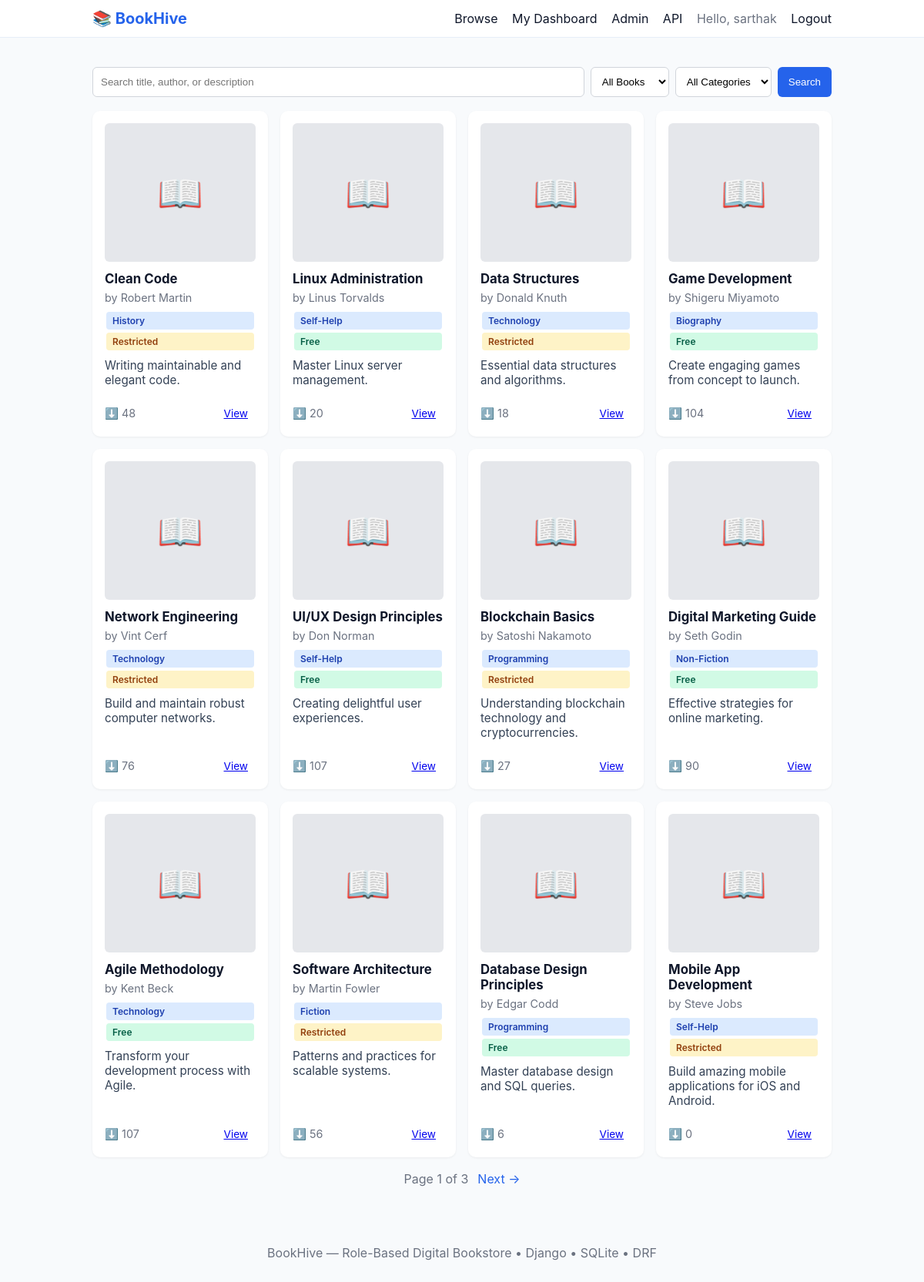
The app's page / (signed in) with its own data.
### store/models.py (models this page shows, shortened)
class Book(models.Model):
    ACCESS_CHOICES = [
        ('free', 'Free'),
        ('restricted', 'Restricted'),
    ]
    title = models.CharField(max_length=255)
    author = models.CharField(max_length=255)
    description = models.TextField(blank=True)
    category = models.ForeignKey(Category, on_delete=models.SET_NULL, null=True, blank=True, related_name='books')
    cover = models.ImageField(upload_to='books/covers/', null=True, blank=True)
    pdf = models.FileField(upload_to='books/pdfs/', null=True, blank=True, help_text='Upload PDF file')
    access_type = models.CharField(max_length=20, choices=ACCESS_CHOICES, default='free')
    downloads = models.PositiveIntegerField(default=0)
    price = models.DecimalField(max_digits=8, decimal_places=2, default=0.00)
    stock = models.PositiveIntegerField(default=0)
    file = models.FileField(upload_to='books/files/', null=True, blank=True)  # old field, use pdf now
    created_at = models.DateTimeField(auto_now_add=True)
    updated_at = models.DateTimeField(auto_now=True)
    class Meta:
        ordering = ['-created_at']

class Category(models.Model):
    name = models.CharField(max_length=100, unique=True)
    slug = models.SlugField(max_length=100, unique=True)
    class Meta:
        verbose_name_plural = "Categories"

### store/views.py (the view)
# urls.py: path('', views.book_list, name='book_list'),
def book_list(request):
    q = request.GET.get('q', '')
    access_filter = request.GET.get('access', '')
    category_filter = request.GET.get('category', '')
    qs = Book.objects.select_related('category').all()
    if q:
        qs = qs.filter(Q(title__icontains=q) | Q(author__icontains=q) | Q(description__icontains=q))
    if access_filter in ['free', 'restricted']:
        qs = qs.filter(access_type=access_filter)
    if category_filter:
        qs = qs.filter(category__slug=category_filter)
    categories = Category.objects.all()
    paginator = Paginator(qs, 12)
    page_number = request.GET.get('page')
    page_obj = paginator.get_page(page_number)
    return render(request, 'store/book_list.html', {
        'page_obj': page_obj,
        'q': q,
        'access_filter': access_filter,
        'category_filter': category_filter,
        'categories': categories,
    })

### templates/store/book_list.html (shortened to what this page needs)
{% extends 'base.html' %}
{% block content %}
  <div class="search-row">
    <form method="get" action="" class="search-form">
      <input name="q" placeholder="Search title, author, or description" value="{{ q }}" class="search-input">
      <select name="access" class="filter-select">
        <option value="">All Books</option>
      </select>
      <select name="category" class="filter-select">
        <option value="">All Categories</option>
      </select>
      <button type="submit" class="btn">Search</button>
    </form>
  </div>
  <div class="grid">
    {% for book in page_obj.object_list %}
      <article class="card">
        {% if book.cover %}
          <img src="{{ book.cover.url }}" alt="{{ book.title }}" class="book-cover">
        {% else %}
          <div class="book-cover-placeholder">📖</div>
        {% endif %}
        <h3 class="card-title"><a href="{% url 'book_detail' book.pk %}">{{ book.title }}</a></h3>
        <p class="card-meta">by {{ book.author }}</p>
        {% if book.category %}
          <span class="badge badge-category">{{ book.category.name }}</span>
        {% endif %}
        <span class="badge {% if book.access_type == 'free' %}badge-free{% else %}badge-restricted{% endif %}">
          {{ book.get_access_type_display }}
        </span>
        <p class="card-desc">{{ book.description|truncatechars:100 }}</p>
        <div class="card-footer">
          <span class="downloads">⬇️ {{ book.downloads }}</span>
          <a href="{% url 'book_detail' book.pk %}" class="btn-small">View</a>
        </div>
      </article>
    {% empty %}
      <p>No books found.</p>
    {% endfor %}
  </div>
  <nav class="pagination">
    <span class="page-info">Page {{ page_obj.number }} of {{ page_obj.paginator.num_pages }}</span>
    {% if page_obj.has_next %}
      <a class="page-link" href="?page={{ page_obj.next_page_number }}&q={{ q }}&access={{ access_filter }}&category={{ category_filter }}">Next →</a>
    {% endif %}
  </nav>
{% endblock %}

### templates/base.html (shortened to what this page needs)
<!doctype html>
<html>
<head>
  {% load static %}
  <link rel="stylesheet" href="{% static 'css/styles.css' %}">
</head>
<body>
  <header class="site-header">
    <div class="container header-inner">
      <a class="brand" href="/">📚 BookHive</a>
      <nav class="main-nav">
        <a href="/">Browse</a>
        {% if user.is_authenticated %}
          <a href="/dashboard/">My Dashboard</a>
          {% if user.is_staff %}
            <a href="/admin/">Admin</a>
          {% endif %}
          <a href="/api/books/">API</a>
          <span class="muted">Hello, {{ user.username }}</span>
          <a href="/accounts/logout/">Logout</a>
        {% else %}
          <a href="/accounts/login/">Login</a>
          <a href="/register/">Register</a>
        {% endif %}
      </nav>
    </div>
  </header>
  <main class="container">
    {% block content %}{% endblock %}
  </main>
  <footer class="site-footer">
    <div class="container">BookHive — Role-Based Digital Bookstore • Django • SQLite • DRF</div>
  </footer>
</body>
</html>

### static/css/styles.css (style rules this page uses)
:root { --bg:#f8fafc; --card:#ffffff; --muted:#6b7280; --accent:#2563eb; }
* { box-sizing:border-box }
body { font-family:Inter, system-ui, -apple-system, 'Segoe UI', Roboto, Arial; background:var(--bg); color:#0f172a; margin:0 }
.container { max-width:1000px;margin:0 auto;padding:20px }
.site-header { background:#fff;border-bottom:1px solid #e6eef8 }
.header-inner { display:flex;align-items:center;justify-content:space-between;padding:12px 20px }
.brand { font-weight:700;color:var(--accent);text-decoration:none;font-size:1.25rem }
.main-nav a { margin-left:14px;color:#0f172a;text-decoration:none }
.main-nav .muted { margin-left:14px;color:var(--muted) }
.search-row { margin:18px 0 }
.search-form { display:flex;gap:8px;flex-wrap:wrap }
.search-input { flex:1;min-width:200px;padding:10px;border:1px solid #d1d5db;border-radius:6px }
.filter-select { padding:10px;border:1px solid #d1d5db;border-radius:6px;background:#fff }
.btn { background:var(--accent);color:#fff;border:none;padding:10px 14px;border-radius:6px;cursor:pointer;text-decoration:none;display:inline-block }
.btn-small { font-size:0.85rem;padding:6px 10px }
.grid { display:grid;grid-template-columns:repeat(auto-fill, minmax(220px,1fr));gap:16px }
.card { background:var(--card);padding:16px;border-radius:10px;box-shadow:0 1px 3px rgba(2,6,23,0.06);display:flex;flex-direction:column;min-height:150px }
.card-title { margin:0 0 6px;font-size:1.05rem }
.card-title a { text-decoration:none;color:#0f172a }
.card-meta { color:var(--muted);font-size:.9rem;margin:0 0 8px }
.card-desc { flex:1;color:#334155;font-size:.95rem;margin:8px 0 }
.card-footer { display:flex;justify-content:space-between;align-items:center;margin-top:12px }
.book-cover,.book-cover-placeholder { width:100%;height:180px;object-fit:cover;border-radius:6px;margin-bottom:12px }
.book-cover-placeholder { display:flex;align-items:center;justify-content:center;background:#e5e7eb;font-size:3rem }
.badge { display:inline-block;padding:4px 8px;border-radius:4px;font-size:0.75rem;margin:2px;font-weight:600 }
.badge-free { background:#d1fae5;color:#065f46 }
.badge-restricted { background:#fef3c7;color:#92400e }
.badge-category { background:#dbeafe;color:#1e40af }
.downloads { color:var(--muted);font-size:.9rem }
.pagination { display:flex;justify-content:center;align-items:center;gap:12px;padding:18px 0 }
.page-link { text-decoration:none;color:var(--accent) }
.page-info { color:var(--muted) }
.site-footer { background:transparent;padding:18px 0;color:var(--muted);text-align:center }

### records on screen
Book: title "Clean Code", author "Robert Martin", category.name "History", access_type "Restricted", description "Writing maintainable and elegant code.", downloads "48"
Book: title "Linux Administration", author "Linus Torvalds", category.name "Self-Help", access_type "Free", description "Master Linux server management.", downloads "20"
Book: title "Data Structures", author "Donald Knuth", category.name "Technology", access_type "Restricted", description "Essential data structures and algorithms.", downloads "18"
Book: title "Game Development", author "Shigeru Miyamoto", category.name "Biography", access_type "Free", description "Create engaging games from concept to launch.", downloads "104"
Book: title "Network Engineering", author "Vint Cerf", category.name "Technology", access_type "Restricted", description "Build and maintain robust computer networks.", downloads "76"
Book: title "UI/UX Design Principles", author "Don Norman", category.name "Self-Help", access_type "Free", description "Creating delightful user experiences.", downloads "107"
Book: title "Blockchain Basics", author "Satoshi Nakamoto", category.name "Programming", access_type "Restricted", description "Understanding blockchain technology and cryptocurrencies.", downloads "27"
Book: title "Digital Marketing Guide", author "Seth Godin", category.name "Non-Fiction", access_type "Free", description "Effective strategies for online marketing.", downloads "90"
Book: title "Agile Methodology", author "Kent Beck", category.name "Technology", access_type "Free", description "Transform your development process with Agile.", downloads "107"
Book: title "Software Architecture", author "Martin Fowler", category.name "Fiction", access_type "Restricted", description "Patterns and practices for scalable systems.", downloads "56"
Book: title "Database Design Principles", author "Edgar Codd", category.name "Programming", access_type "Free", description "Master database design and SQL queries.", downloads "6"
Book: title "Mobile App Development", author "Steve Jobs", category.name "Self-Help", access_type "Restricted", description "Build amazing mobile applications for iOS and Android.", downloads "0"

### other values on screen
{{ user.username }} "sarthak"
{{ page_obj.number }} "1"
{{ page_obj.paginator.num_pages }} "3"
